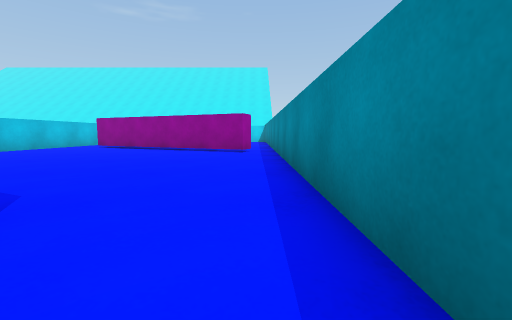
[1] (above)

24 first-person views from a walk through a Unity game level. The camera is 0.54 m above the floor, tilts 6° down and sees 90° across. The floor is counted in squares, 1 m on a side. Each view is taken from the middle of a square. On the plan, view 1 faces up. The plan holds only what a view shows up to about 9 squares ahead; the rest is blank. The place goes on beyond the plan. The player is left out.

[2]
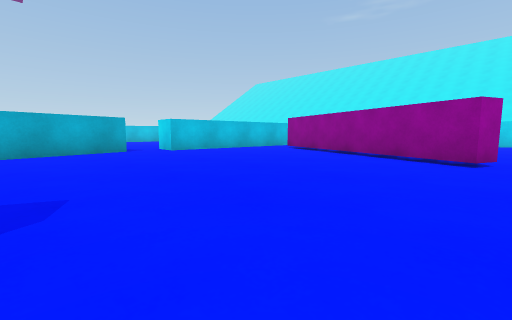

[3]
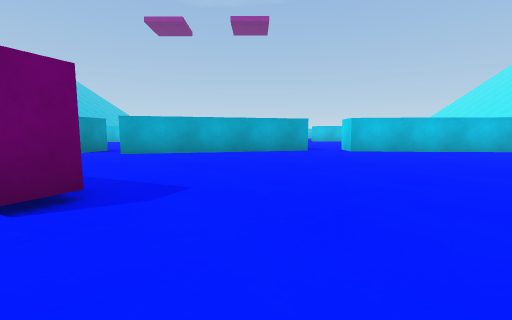

[4]
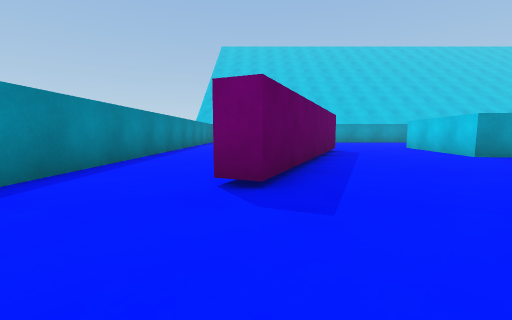

[5]
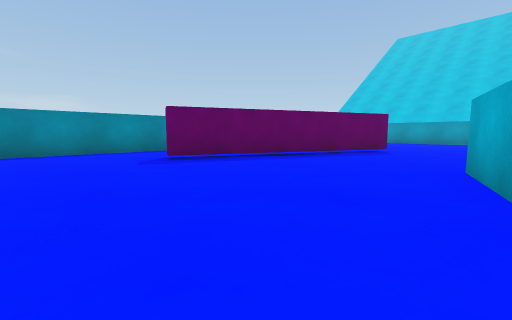

[6]
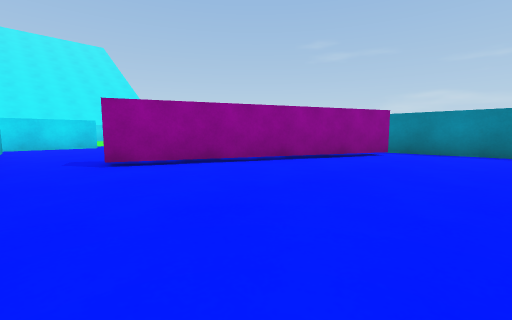

[7]
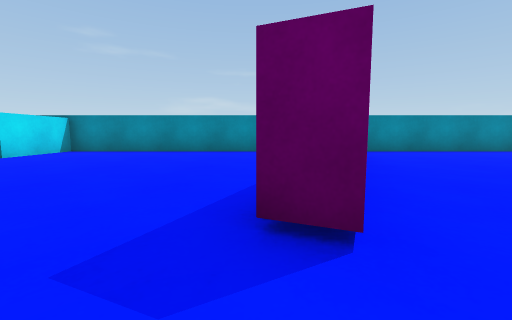

[8]
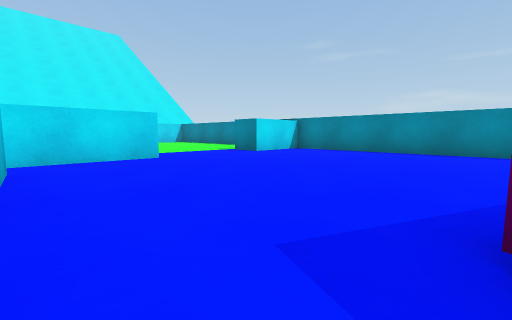

[9]
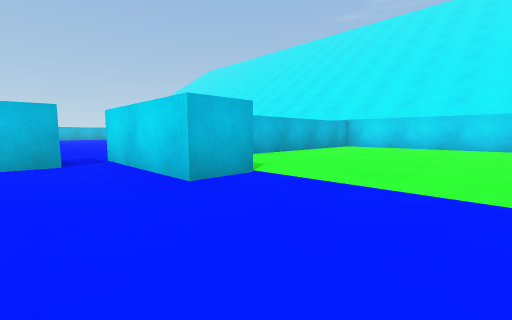

[10]
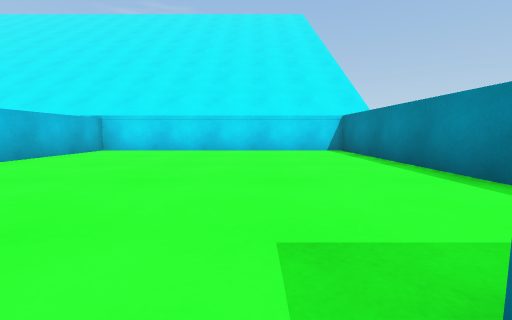

[11]
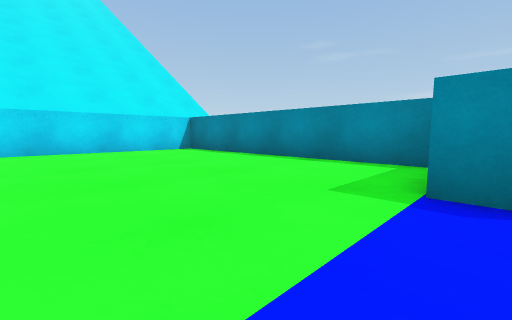

[12]
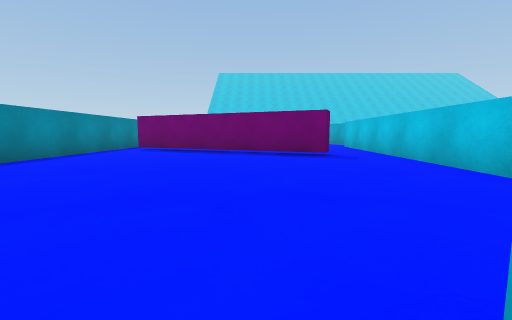

[13]
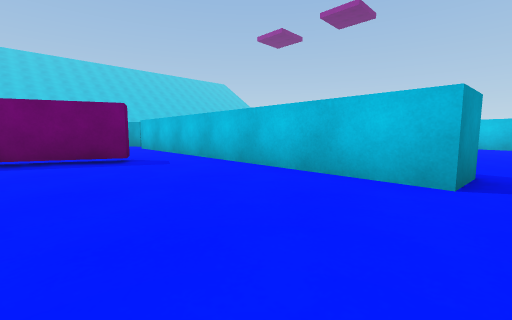

[14]
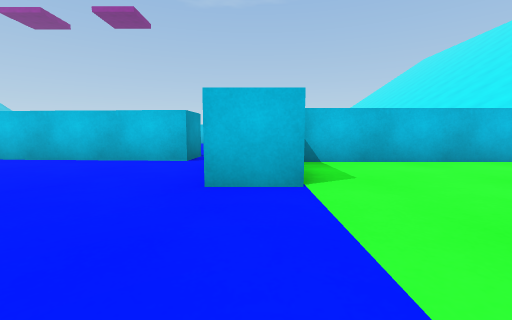

[15]
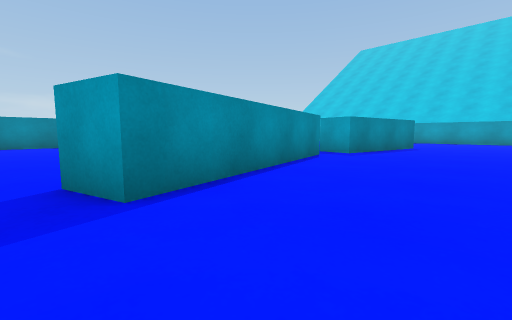

[16]
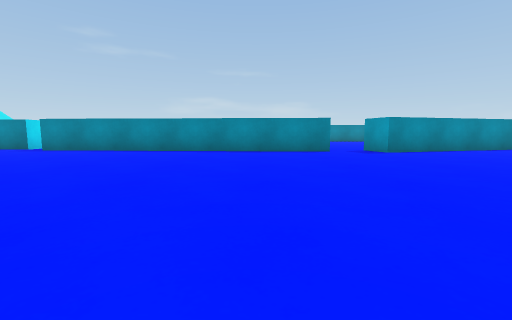

[17]
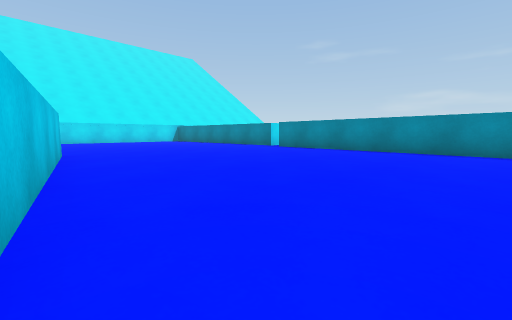

[18]
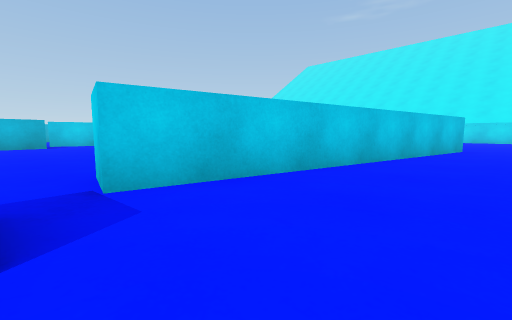

[19]
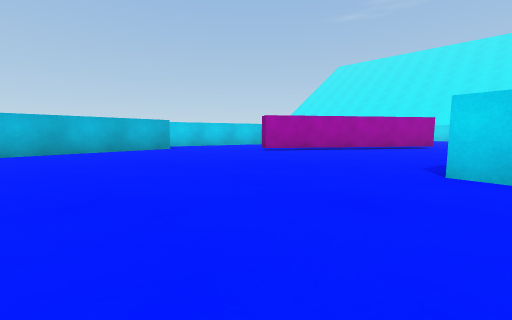

[20]
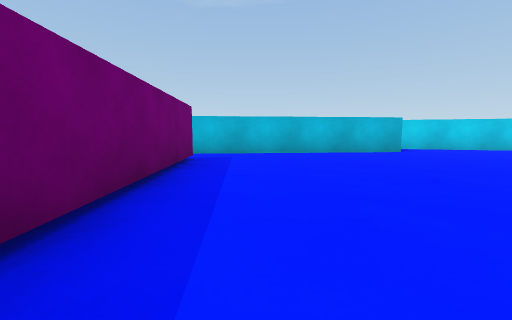

[21]
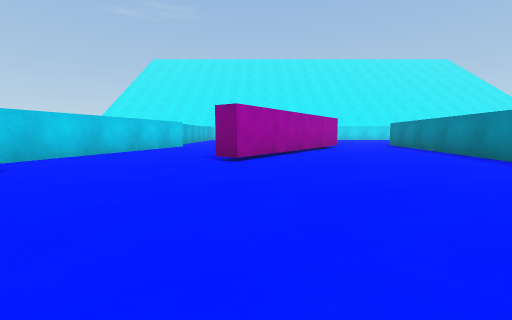

[22]
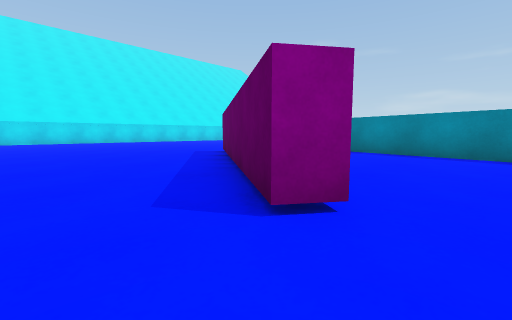

[23]
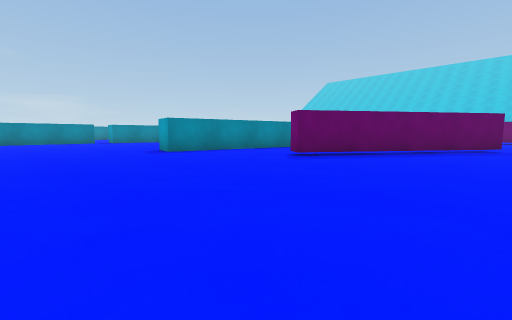

[24]
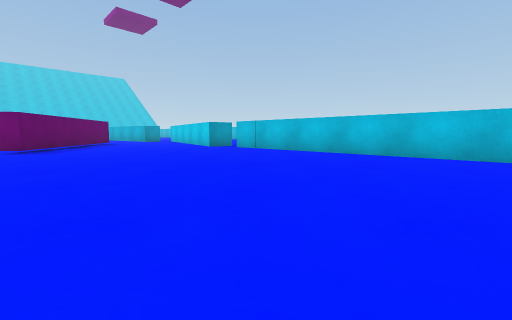

### Floor plan
Points are (right, up) in squares from view 1. A wall is a line through its corners. A room is listed if a view was taken in it or the views show most of it. See-through windows are left out.
Room 1 (views 1, 2, 3, 4, 5, 6, 7, 8)
walls: (-7.9, 4.6) (-6.6, -0.5); (-6.9, -1.8) (-7.2, -3.5); (-0.1, 7.6) (-0.4, 7.1) (-5.9, 9.5); (0.6, -1.4) (0.6, 8.1); (-4.5, -3.9) (-2.1, 1.6) (-1.5, 1.3); (-7.2, 10.5) (-7.5, 5.8)
ways out: opening at (-6, 9.5) to room 2; gap at (0, 8) to room 2; opening at (-8, 5) to room 3; opening at (-7.5, -1) to room 3; opening at (-5.5, -4.5) to room 3; opening at (-0.5, -1.5) to room 3
Room 2 (views 9, 10, 11, 12, 13, 14)
walls: (-4.5, 16.5) (-4.5, 15.5) (-7.6, 15.5); (-8, 14.7) (-7, 14.7) (-7.2, 10.5); (-5.9, 9.5) (-5.6, 10) (-0.1, 7.6); (0.6, 8.1) (0.6, 23.7) (-6.4, 23.7) (-6.8, 16.9)
ways out: opening at (-6, 9.5) to room 1; gap at (0, 8) to room 1; opening at (-7, 15) to room 3
objects: cyan block (-1, 16) to (0, 16)
Room 3 (views 15, 16, 17, 18, 19, 20, 21, 22, 23, 24)
walls: (-17.3, 8) (-16, 15.5) (-15, 15.4) (-16.6, 6.6) (-17.6, 6.8); (-7.5, 5.8) (-8.5, 5.9) (-8, 14.7); (-18.9, 13.7) (-22.4, 8.8) (-22.8, 9.1) (-19.4, 14) (-18.9, 13.7); (-7.5, -0.8) (-8.9, 4.3) (-7.9, 4.6); (-7.6, 15.5) (-7.6, 16.4); (-23.4, 1.7) (-19, 1.9); (-25.3, 7.2) (-24.7, 1.2); (-7.2, -3.5) (-7.5, -5.1); (-25.3, 13.1) (-26.7, 7.9); (-8.6, -5.4) (-7.9, -1.6) (-6.9, -1.8); (0.6, -5.1) (0.6, -1.4); (-25.5, 23.1) (-25.5, 16.6)
ways out: opening at (-8, 5) to room 1; opening at (-7.5, -1) to room 1; opening at (-5.5, -4.5) to room 1; opening at (-0.5, -1.5) to room 1; opening at (-7, 15) to room 2

Where each view was taken, in squares from view 1:
view 1: 0 up, 0 right, facing up
view 2: 2 up, 0 right, facing up-left
view 3: 3 up, 0 right, facing left
view 4: 4 up, 2 left, facing down
view 5: 4 up, 7 left, facing down-right
view 6: 5 up, 7 left, facing up-right
view 7: 10 up, 7 left, facing right
view 8: 10 up, 7 left, facing up-right
view 9: 14 up, 2 left, facing up-left
view 10: 16 up, 2 left, facing up
view 11: 16 up, 4 left, facing up-right
view 12: 16 up, 4 left, facing down
view 13: 15 up, 4 left, facing down-left
view 14: 16 up, 2 left, facing left
view 15: 5 up, 11 left, facing down-right
view 16: 8 up, 16 left, facing right
view 17: 8 up, 16 left, facing up-right
view 18: 6 up, 14 left, facing up-left
view 19: 3 up, 17 left, facing up-left
view 20: 3 up, 18 left, facing left
view 21: 4 up, 22 left, facing up
view 22: 8 up, 24 left, facing up-right
view 23: 19 up, 23 left, facing down-right
view 24: 23 up, 19 left, facing down-left
